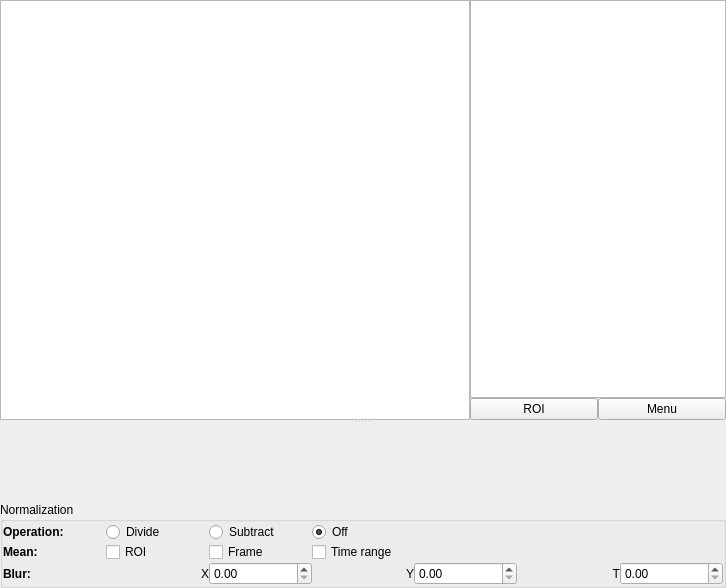
<?xml version="1.0" encoding="UTF-8"?>
<ui version="4.0">
 <class>Form</class>
 <widget class="QWidget" name="Form">
  <property name="geometry">
   <rect>
    <x>0</x>
    <y>0</y>
    <width>726</width>
    <height>588</height>
   </rect>
  </property>
  <property name="windowTitle">
   <string>Form</string>
  </property>
  <layout class="QGridLayout" name="gridLayout_3">
   <property name="margin">
    <number>0</number>
   </property>
   <property name="spacing">
    <number>0</number>
   </property>
   <item row="0" column="0">
    <widget class="QSplitter" name="splitter">
     <property name="orientation">
      <enum>Qt::Vertical</enum>
     </property>
     <widget class="QWidget" name="layoutWidget">
      <layout class="QGridLayout" name="gridLayout">
       <property name="spacing">
        <number>0</number>
       </property>
       <item row="0" column="0" rowspan="2">
        <widget class="GraphicsView" name="graphicsView"/>
       </item>
       <item row="0" column="1" colspan="2">
        <widget class="HistogramLUTWidget" name="histogram"/>
       </item>
       <item row="1" column="1">
        <widget class="QPushButton" name="roiBtn">
         <property name="sizePolicy">
          <sizepolicy hsizetype="Minimum" vsizetype="Fixed">
           <horstretch>0</horstretch>
           <verstretch>1</verstretch>
          </sizepolicy>
         </property>
         <property name="text">
          <string>ROI</string>
         </property>
         <property name="checkable">
          <bool>true</bool>
         </property>
        </widget>
       </item>
       <item row="1" column="2">
        <widget class="QPushButton" name="menuBtn">
         <property name="sizePolicy">
          <sizepolicy hsizetype="Minimum" vsizetype="Fixed">
           <horstretch>0</horstretch>
           <verstretch>1</verstretch>
          </sizepolicy>
         </property>
         <property name="text">
          <string>Menu</string>
         </property>
        </widget>
       </item>
      </layout>
     </widget>
     <widget class="PlotWidget" name="roiPlot" native="true">
      <property name="sizePolicy">
       <sizepolicy hsizetype="Preferred" vsizetype="Preferred">
        <horstretch>0</horstretch>
        <verstretch>0</verstretch>
       </sizepolicy>
      </property>
      <property name="minimumSize">
       <size>
        <width>0</width>
        <height>40</height>
       </size>
      </property>
     </widget>
    </widget>
   </item>
   <item row="1" column="0">
    <widget class="QGroupBox" name="normGroup">
     <property name="title">
      <string>Normalization</string>
     </property>
     <layout class="QGridLayout" name="gridLayout_2">
      <property name="margin">
       <number>0</number>
      </property>
      <property name="spacing">
       <number>0</number>
      </property>
      <item row="0" column="2">
       <widget class="QRadioButton" name="normSubtractRadio">
        <property name="text">
         <string>Subtract</string>
        </property>
       </widget>
      </item>
      <item row="0" column="1">
       <widget class="QRadioButton" name="normDivideRadio">
        <property name="text">
         <string>Divide</string>
        </property>
        <property name="checked">
         <bool>false</bool>
        </property>
       </widget>
      </item>
      <item row="0" column="0">
       <widget class="QLabel" name="label_5">
        <property name="font">
         <font>
          <weight>75</weight>
          <bold>true</bold>
         </font>
        </property>
        <property name="text">
         <string>Operation:</string>
        </property>
       </widget>
      </item>
      <item row="1" column="0">
       <widget class="QLabel" name="label_3">
        <property name="font">
         <font>
          <weight>75</weight>
          <bold>true</bold>
         </font>
        </property>
        <property name="text">
         <string>Mean:</string>
        </property>
       </widget>
      </item>
      <item row="2" column="0">
       <widget class="QLabel" name="label_4">
        <property name="font">
         <font>
          <weight>75</weight>
          <bold>true</bold>
         </font>
        </property>
        <property name="text">
         <string>Blur:</string>
        </property>
       </widget>
      </item>
      <item row="1" column="1">
       <widget class="QCheckBox" name="normROICheck">
        <property name="text">
         <string>ROI</string>
        </property>
       </widget>
      </item>
      <item row="2" column="2">
       <widget class="QDoubleSpinBox" name="normXBlurSpin"/>
      </item>
      <item row="2" column="1">
       <widget class="QLabel" name="label_8">
        <property name="text">
         <string>X</string>
        </property>
        <property name="alignment">
         <set>Qt::AlignRight|Qt::AlignTrailing|Qt::AlignVCenter</set>
        </property>
       </widget>
      </item>
      <item row="2" column="3">
       <widget class="QLabel" name="label_9">
        <property name="text">
         <string>Y</string>
        </property>
        <property name="alignment">
         <set>Qt::AlignRight|Qt::AlignTrailing|Qt::AlignVCenter</set>
        </property>
       </widget>
      </item>
      <item row="2" column="4">
       <widget class="QDoubleSpinBox" name="normYBlurSpin"/>
      </item>
      <item row="2" column="5">
       <widget class="QLabel" name="label_10">
        <property name="text">
         <string>T</string>
        </property>
        <property name="alignment">
         <set>Qt::AlignRight|Qt::AlignTrailing|Qt::AlignVCenter</set>
        </property>
       </widget>
      </item>
      <item row="0" column="3">
       <widget class="QRadioButton" name="normOffRadio">
        <property name="text">
         <string>Off</string>
        </property>
        <property name="checked">
         <bool>true</bool>
        </property>
       </widget>
      </item>
      <item row="1" column="3">
       <widget class="QCheckBox" name="normTimeRangeCheck">
        <property name="text">
         <string>Time range</string>
        </property>
       </widget>
      </item>
      <item row="1" column="2">
       <widget class="QCheckBox" name="normFrameCheck">
        <property name="text">
         <string>Frame</string>
        </property>
       </widget>
      </item>
      <item row="2" column="6">
       <widget class="QDoubleSpinBox" name="normTBlurSpin"/>
      </item>
     </layout>
    </widget>
   </item>
  </layout>
 </widget>
 <customwidgets>
  <customwidget>
   <class>PlotWidget</class>
   <extends>QWidget</extends>
   <header>..widgets.PlotWidget</header>
   <container>1</container>
  </customwidget>
  <customwidget>
   <class>GraphicsView</class>
   <extends>QGraphicsView</extends>
   <header>..widgets.GraphicsView</header>
  </customwidget>
  <customwidget>
   <class>HistogramLUTWidget</class>
   <extends>QGraphicsView</extends>
   <header>..widgets.HistogramLUTWidget</header>
  </customwidget>
 </customwidgets>
 <resources/>
 <connections/>
</ui>
